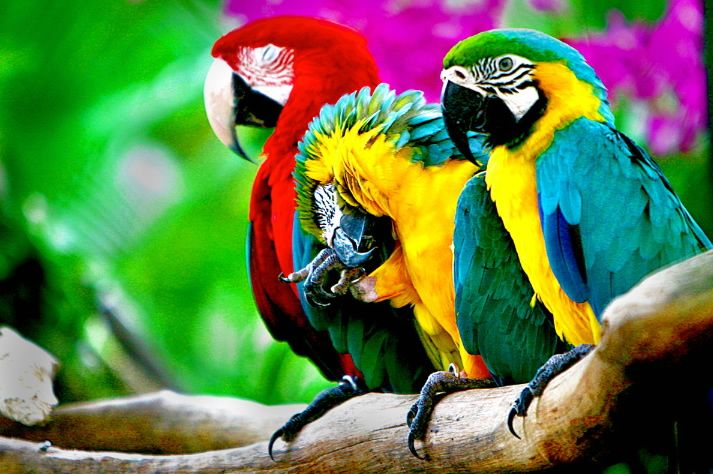
#> input picture Week6/14. statement-clustering/parrots.jpg, 713 x 474 px
$ jupyter execute '14. statement-clustering.ipynb'   (shell and % lines are left out)
#> lines starting #> are read from the running program, lines starting #| are printed output that depends on the picture
[cell 1]
import pandas
import numpy as np
import math
from skimage.io import imread
from skimage import img_as_float

from sklearn.cluster import KMeans

import pylab

Загрузите картинку parrots.jpg. Преобразуйте изображение, приведя все значения в интервал от 0 до 1. Для этого можно воспользоваться функцией img_as_float из модуля skimage. Обратите внимание на этот шаг, так как при работе с исходным изображением вы получите некорректный результат

[cell 2]
image = img_as_float(imread('parrots.jpg'))
pylab.imshow(image)

Создайте матрицу объекты-признаки: характеризуйте каждый пиксель тремя координатами - значениями интенсивности в пространстве RGB.

[cell 3]
h, w, d = image.shape
#> h = 474; w = 713; d = 3
pixel_data=pandas.DataFrame(np.reshape(image, (w*h, d)), columns=['R', 'G', 'B'])
#> pixel_data = table of 337962 rows and 3 columns
pixel_data.head()
#> Out = table of 5 rows and 3 columns

Запустите алгоритм K-Means с параметрами init='k-means++' и random_state=241. После выделения кластеров все пиксели, отнесенные в один кластер, попробуйте заполнить двумя способами: медианным и средним цветом по кластеру.

[cell 4]
kmeans=KMeans(init='k-means++',random_state=241).fit(pixel_data.loc[:,'R':'B'])
pixel_data['Clusters']=kmeans.predict(pixel_data.loc[:,'R':'B'])

medians=pixel_data.groupby('Clusters').median().values
#> medians = [[0.475, 0.431, 0.259], [0.753, 0.812, 0.753], [0.984, 0.843, 0.0157], [0.0549, 0.647, 0.0235], [0.0118, 0.0706, 0.0118], [0.125, 0.663, 0.529], [0.788, 0.0157, 0.706], [0.808, 0.0549, 0.0118]]
median_pixel_data=[medians[x] for x in pixel_data['Clusters']]
#> median_pixel_data = 337962 items
median_image=np.reshape(median_pixel_data, (image.shape[0],image.shape[1],image.shape[2]))
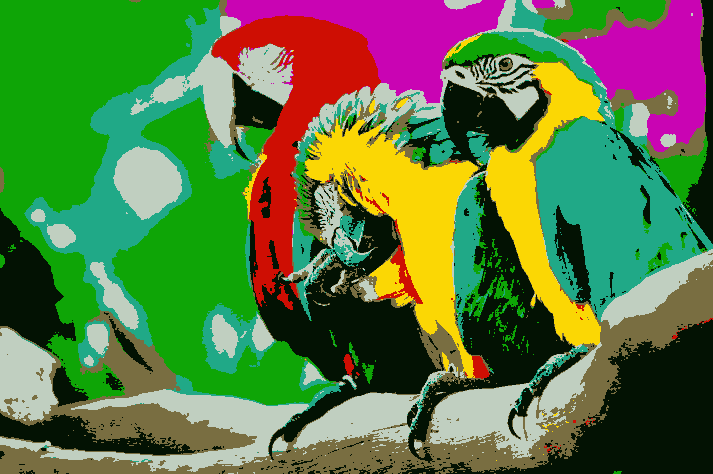
#> median_image: shape (474, 713, 3) float64; mean R, G, B 0.36, 0.47, 0.264

means=pixel_data.groupby('Clusters').mean().values
#> means = [[0.478, 0.434, 0.244], [0.751, 0.805, 0.756], [0.952, 0.827, 0.0449], [0.0936, 0.639, 0.0663], [0.059, 0.117, 0.0506], [0.171, 0.663, 0.545], [0.778, 0.0885, 0.693], [0.786, 0.0769, 0.0286]]
mean_pixel_data=[means[x] for x in pixel_data['Clusters']]
#> mean_pixel_data = 337962 items
mean_image=np.reshape(mean_pixel_data, (image.shape[0],image.shape[1],image.shape[2]))

[cell 5]
pylab.imshow(median_image)

[cell 6]
pylab.imshow(mean_image)

Измерьте качество получившейся сегментации с помощью метрики PSNR. Эту метрику нужно реализовать самостоятельно (см. определение).

[cell 7]
psnr_median = 10 * math.log10(float(1) / np.mean((image - median_image) ** 2))
#> psnr_median = 18.1
psnr_mean = 10 * math.log10(float(1) / np.mean((image - mean_image) ** 2))
#> psnr_mean = 18.38

Найдите минимальное количество кластеров, при котором значение PSNR выше 20 (можно рассмотреть не более 20 кластеров, но не забудьте рассмотреть оба способа заполнения пикселей одного кластера). Это число и будет ответом в данной задаче.

[cell 8]
k=0
for n_clusters in range (1,21):
    pixel_data['Clusters']=KMeans(n_clusters =n_clusters,init='k-means++',random_state=241).fit_predict(pixel_data.loc[:,'R':'B'])

    means=pixel_data.groupby('Clusters').mean().values
    mean_pixels=[means[x] for x in pixel_data['Clusters']]
    mean_image=np.reshape(mean_pixels, (image.shape[0],image.shape[1],image.shape[2]))

    medians=pixel_data.groupby('Clusters').median().values
    median_pixels=[medians[x] for x in pixel_data['Clusters']]
    median_image=np.reshape(median_pixels, (image.shape[0],image.shape[1],image.shape[2]))

    psnr_median=10 * math.log10(float(1) / np.mean((image - median_image) ** 2))
    psnr_mean=10 * math.log10(float(1) / np.mean((image - mean_image) ** 2))

    if psnr_median > 20 or psnr_mean > 20:
        k = n_clusters
        break
#> this loop made 11 passes
#> (psnr_median, psnr_mean) on passes 3 to 11: (12.63, 13.17), (14, 14.32), (14.69, 15.09), (16.07, 16.57), (17.37, 17.67), (18.1, 18.38), (18.84, 19.14), (19.23, 19.54), (19.83, 20.08)
#> (means, medians, psnr_median, psnr_mean) on passes 1 to 2: ([[0.38, 0.482, 0.284]], [[0.298, 0.529, 0.145]], 9.46, 9.84), ([[0.128, 0.39, 0.136], [0.72, 0.607, 0.486]], [[0.0431, 0.4, 0.0314], [0.761, 0.722, 0.557]], 11.69, 12.11)
#> pass 1, `mean_image=np.reshape(mean_pixels, (image.shape[0],image.shape[1],imag..`:
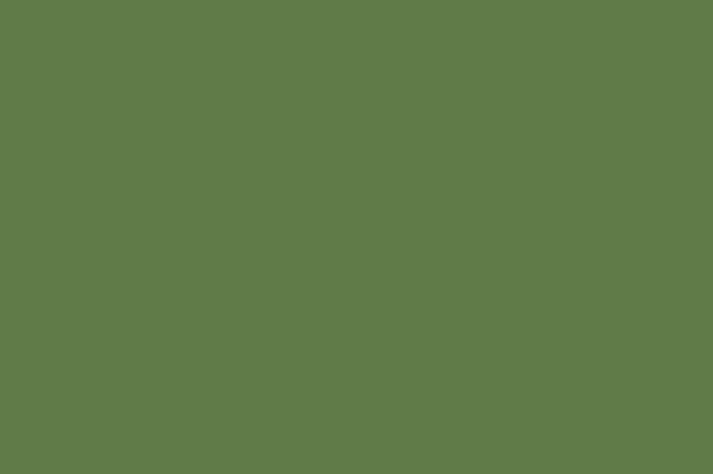
#> mean_image: shape (474, 713, 3) float64; mean R, G, B 0.38, 0.482, 0.284
#> pass 1, `median_image=np.reshape(median_pixels, (image.shape[0],image.shape[1],..`:
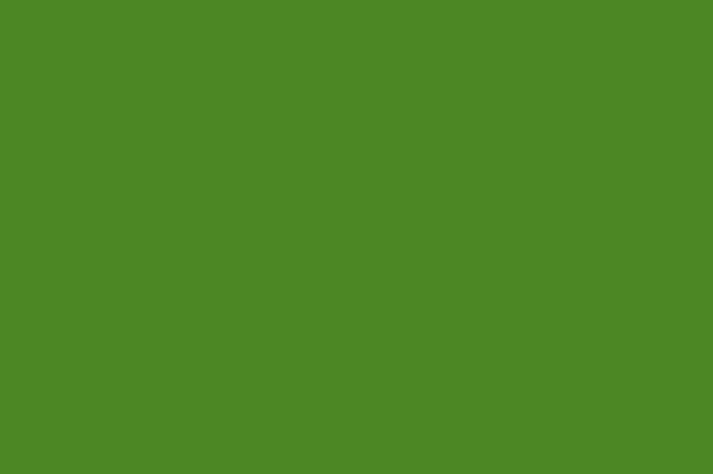
#> median_image: shape (474, 713, 3) float64; mean R, G, B 0.298, 0.529, 0.145
#> pass 2, `mean_image=np.reshape(mean_pixels, (image.shape[0],image.shape[1],imag..`:
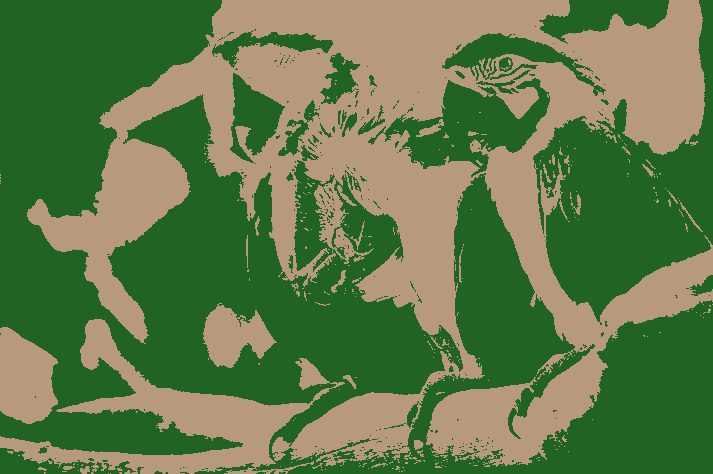
#> mean_image: shape (474, 713, 3) float64; mean R, G, B 0.38, 0.482, 0.284
#> pass 2, `median_image=np.reshape(median_pixels, (image.shape[0],image.shape[1],..`:
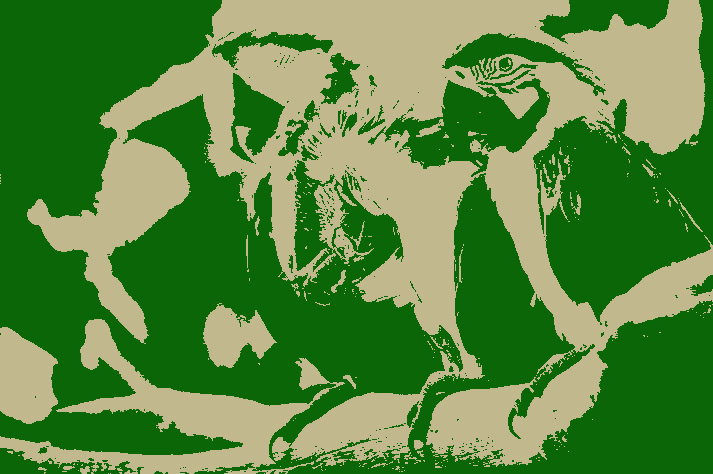
#> median_image: shape (474, 713, 3) float64; mean R, G, B 0.348, 0.537, 0.255
